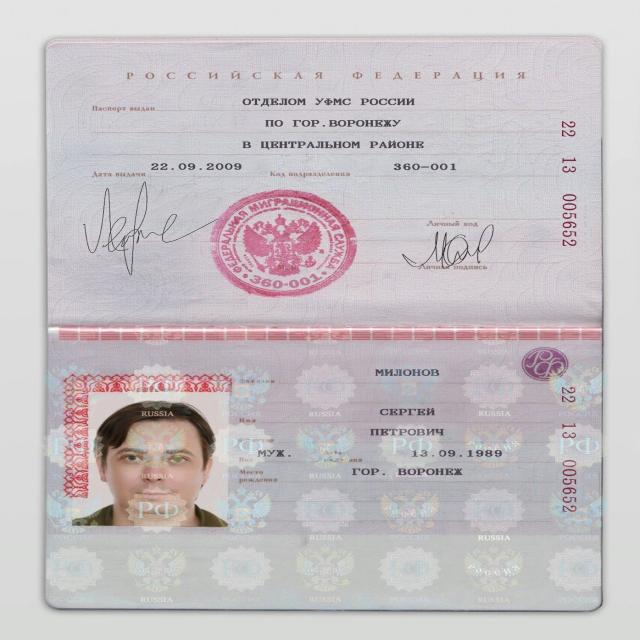
#> input picture ml_pipeline/data/image.jpg, 640 x 640 px
$ python -i preprocess_smartdoc.py   (imports and definitions only)
#> lines starting #> are read from the running program, lines starting #| are printed output that depends on the picture; after the words box and inside, x2 and y2 are one past the last pixel; in counts of white or black regions, pixels touching at a corner belong together
import cv2
import numpy as np

from utils.dataset.common import resize


def resize(img: np.array, width: int) -> np.array:
    height = int(img.shape[0] * width / img.shape[1])
    return cv2.resize(img, (width, height))


def order_points(pts: np.array) -> np.array:
    """
    Arrange points to start from top left
    """
    pts = pts[:, 0]
    rect = np.zeros((4, 2), dtype="float32")
    s = pts.sum(axis=1)
    rect[0] = pts[np.argmin(s)]
    rect[2] = pts[np.argmax(s)]
    diff = np.diff(pts, axis=1)
    rect[1] = pts[np.argmin(diff)]
    rect[3] = pts[np.argmax(diff)]
    return rect


def preprocess_image(img: np.array, width: int = 1024, min_page_size=100) -> np.array:
    """
    Prepare image for processing
    """
    if img.shape[1] > img.shape[0]:
        img = cv2.rotate(img, cv2.ROTATE_90_CLOCKWISE)
    img = cv2.cvtColor(img, cv2.COLOR_BGR2GRAY)
    img = resize(img, width)
    img_blured = cv2.GaussianBlur(img, (3, 3), 0)
    thresh = cv2.adaptiveThreshold(
        img_blured,
        255,
        cv2.ADAPTIVE_THRESH_GAUSSIAN_C,
        cv2.THRESH_BINARY,
        11,
        2,
    )
    morph = thresh
    best_approx, max_rectangle = find_page(morph)
    # align and crop the page
    if (max_rectangle[2] > min_page_size) and (max_rectangle[3] > min_page_size):
        img = align_page(best_approx, img)
    img = resize(img, width)
    return img


def align_page(best_approx: np.array, img: np.array) -> np.array:
    """
    Align and crop found page
    """
    best_approx = order_points(best_approx)
    pts1 = np.float32(best_approx)
    pts2 = np.float32([[0, 0], [img.shape[1], 0], [img.shape[1], img.shape[0]], [0, img.shape[0]]])
    M = cv2.getPerspectiveTransform(pts1, pts2)
    img = cv2.warpPerspective(img, M, (img.shape[1], img.shape[0]))
    return img


def find_page(thresh: np.array):
    """
    Try to find big rectangular object on an image
    """
    contours, _ = cv2.findContours(thresh, cv2.RETR_TREE, cv2.CHAIN_APPROX_SIMPLE)
    contours = sorted(contours, key=cv2.contourArea, reverse=True)
    for cnt in contours:
        approx = cv2.approxPolyDP(cnt, thresh.shape[0] // 10, True)
        if 4 <= len(approx) <= 12:
            x, y, w, h = cv2.boundingRect(cnt)
            if w < thresh.shape[1] - 20 or h < thresh.shape[0] - 20:
                return approx, cv2.boundingRect(cnt)
    return None, (0, 0, 0, 0)

>>> import cv2
>>> picture = cv2.imread('../../data/image.jpg')
#> picture is the input picture: shape (640, 640, 3); mean B, G, R 195.8, 192.4, 198.4
>>> result = preprocess_image(picture)
#> in preprocess_image, `img = cv2.cvtColor(img, cv2.COLOR_BGR2GRAY)`:
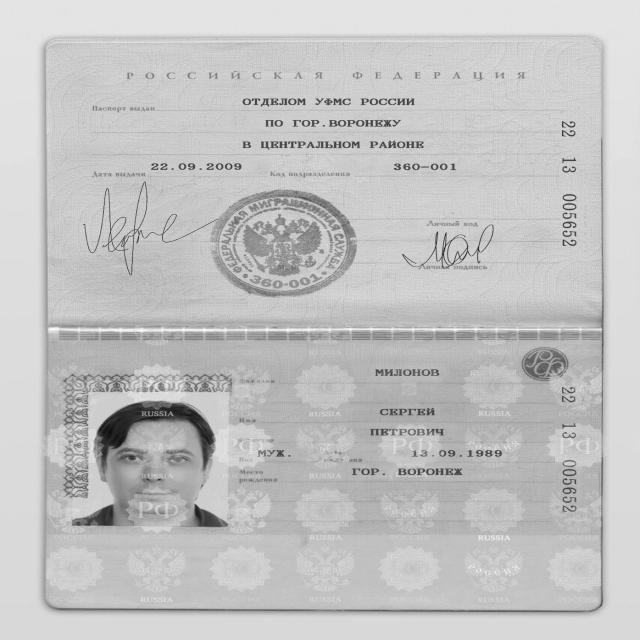
#> img: shape (640, 640); min 11, max 254, mean 194.6
#> in preprocess_image, `thresh = cv2.adaptiveThreshold( img_blured, 255, cv2.ADAPTIVE_THRESH_G..`:
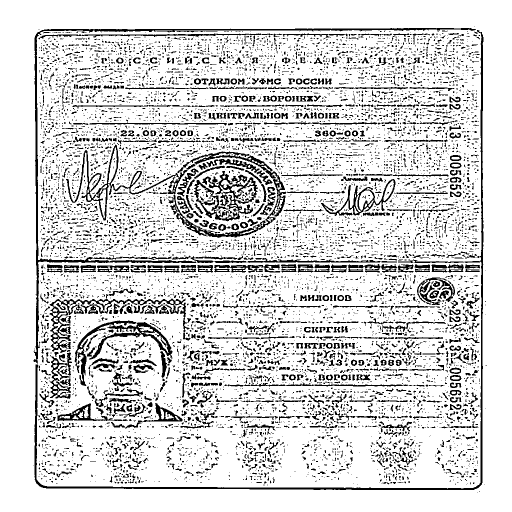
#> thresh: shape (1024, 1024) (shown at 1/2 size); 83.8% white; 8809 black regions (7590 under 20 px)
#> in find_page, `contours, _ = cv2.findContours(thresh, cv2.RETR_TREE, cv2.CHAIN_APPROX..`: contours = 10221 contours, 8234 with area under 20; largest, box (x1, y1, x2, y2) and area: (0, 0, 1024, 1024) 1046529, (68, 63, 968, 981) 10064, (66, 55, 953, 728) 9816, (387, 341, 517, 444) 5722, (98, 596, 382, 707) 5186
#> the loop in find_page, `for cnt in contours:` made 2 passes
#> (approx, x, y, w, h) on pass 1: ([[0, 0], [0, 1023], [1023, 1023], [1023, 0]], 0, 0, 1024, 1024)
#> (x, y, w, h) on pass 2: (68, 63, 900, 918)
#> in preprocess_image, `best_approx, max_rectangle = find_page(morph)`: best_approx = [[963, 63], [964, 968], [73, 968], [71, 728], [89, 971], [958, 968]]; max_rectangle = (68, 63, 900, 918)
#> in order_points, `pts = pts[:, 0]`: pts has the same summary as best_approx in preprocess_image
#> in order_points, `s = pts.sum(axis=1)`: s = [1026, 1932, 1041, 799, 1060, 1926]
#> in order_points, `diff = np.diff(pts, axis=1)`: diff = [-900, 4, 895, 657, 882, 10]
#> in align_page, `best_approx = order_points(best_approx)`: best_approx = [[71, 728], [963, 63], [964, 968], [73, 968]]
#> in align_page, `M = cv2.getPerspectiveTransform(pts1, pts2)`: M = [[5.34, -0.0445, -346.7], [3.92, 5.25, -4101.3], [0.00382, -4.19e-05, 1]]
#> in align_page, `img = cv2.warpPerspective(img, M, (img.shape[1], img.shape[0]))`:
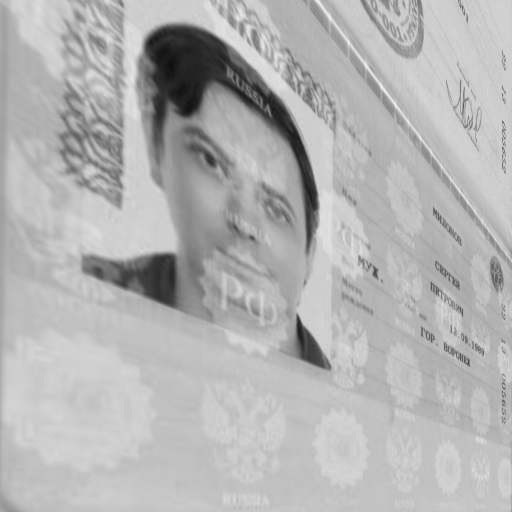
#> img: shape (1024, 1024) (shown at 1/2 size); min 13, max 247, mean 179.3
